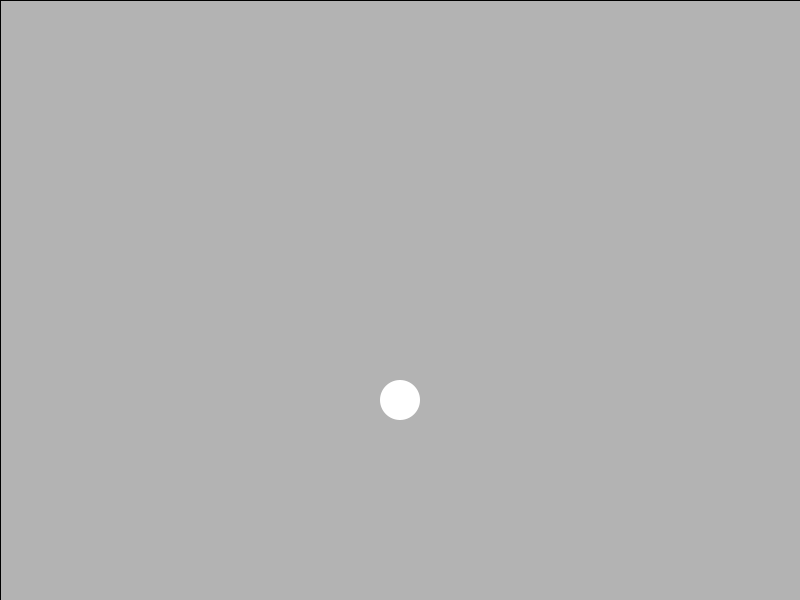
Frame 1 (no input)
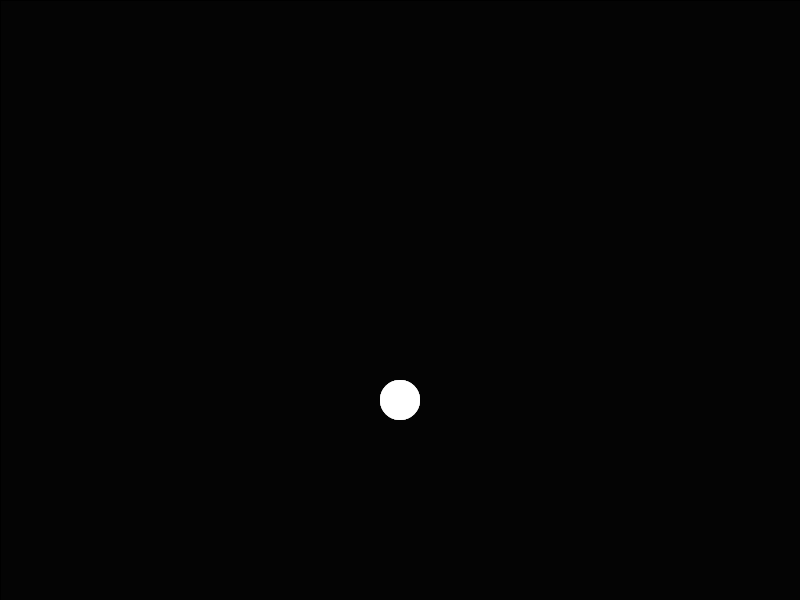
Frame 60 (the mouse pressed at the canvas centre just before this capture)
Frame 120 (the mouse held since frame 60 and released just before this capture): identical to frame 60, image omitted

The Processing sketch that drew these frames (run headless with seeded random() and noise(); from frame 60 on, the mouse is pressed at the canvas centre):

// Processing sketch: circleMove
// ── circleMove.pde
/*
 *　円を円回転させるプログラム
 */

float rad = (TWO_PI/30.0)/3;
float r = 100;
float theta = 0;    //角度

boolean rightMove = false;
boolean leftMove = false;

int vector = 0;
int leftNum = 0;

void setup() {  
  size(800, 600);  
  frameRate(30);  
}  

void draw() {  

  //translate(width/2, height/2);
  fill(0, 31);  
  rect(0, 0, width, height);  

  fill(255);  
  noStroke();  

  // 円を描く  
  circle(width/2+r*sin(theta), height/2+r*cos(theta), 40);  

  println(theta);
  //if (abs(theta) > 2*PI) {
  //    theta = 0;
  //    vector = 0;
  //  }
  if (rightMove) {
    if (theta <= vector*PI/2) {
      theta = theta + rad;
    }
  } else if (leftMove) {
    if (theta >= vector*PI/2) {
      theta = theta - rad;
    }
  }
}

void keyPressed() {
  if (key == CODED) {      // コード化されているキーが押された
    if (keyCode == RIGHT) {    // キーコードを判定
      rightMove = true;
      leftMove = false;
      vector++;
    } else if (keyCode == LEFT) {
      leftMove = true;
      rightMove = false;
      vector--;
    }
  }
}
